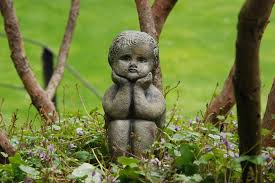
#> input picture roipoly.py/examples/index.jpeg, 275 x 183 px
$ python examplevideo.py
#> lines starting #> are read from the running program, lines starting #| are printed output that depends on the picture
import logging
import matplotlib.image as mpimg
import numpy as np
from matplotlib import pyplot as plt
import easygui
from roipoly import RoiPoly
import random
import brewer2mpl
import itertools
import sys
import json

logger = logging.getLogger(__name__)

logging.basicConfig(format='%(levelname)s ''%(processName)-10s : %(asctime)s '
                           '%(module)s.%(funcName)s:%(lineno)s %(message)s',
                    level=logging.INFO)

# Create image
print("please choose input image")
filename1 = easygui.fileopenbox()
#> the answer given: index.jpeg
num = easygui.enterbox("How many ROIs you want to draw?")
print("Processing...")


#with open('/home/sensetime/Desktop/roipoly.py/examples/coordinate.txt'', 'a') as f:

#    json.dump("image name: "+filename1,f, indent=4)

dpi = 10
img =mpimg.imread(filename1)
#> img is the input picture: shape (183, 275, 3); mean R, G, B 111.2, 124.3, 59.4

# Show the image
height, width, depth = img.shape
#> height = 183; width = 275; depth = 3
figsize = width / float(dpi), height / float(dpi)
#> figsize = (27.5, 18.3)
fig = plt.figure(figsize=figsize)

plt.imshow(img, interpolation='nearest', cmap="Greys")
plt.colorbar()
plt.title("left click: line segment         right click: close region")
plt.show(block=False)
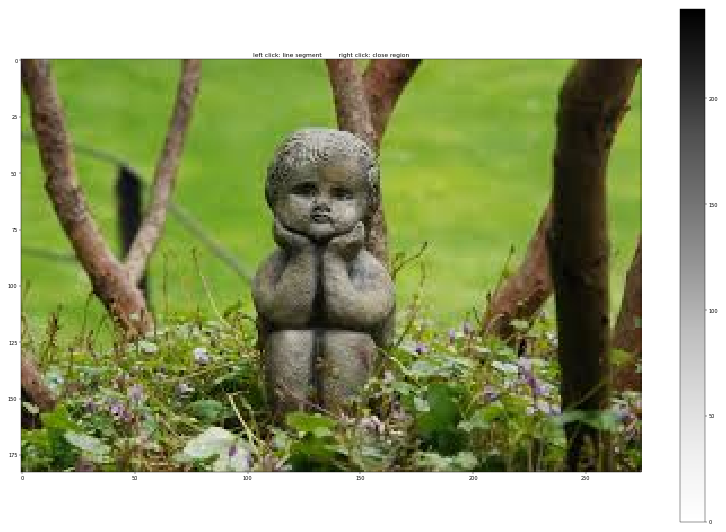
#> figure drawn by matplotlib, 2 panels

#> (the run stopped early here; a loop or call above may not have finished)
